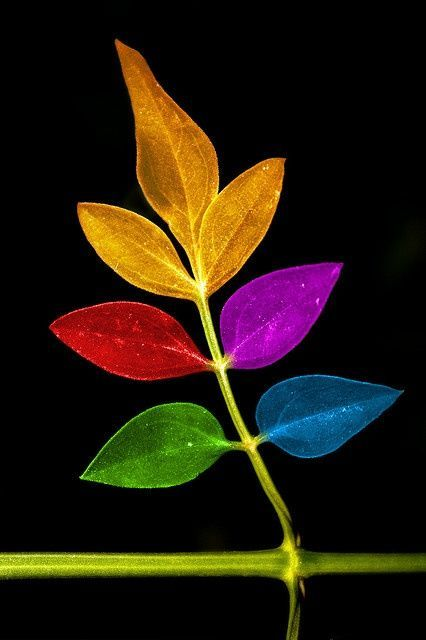
#> input picture data/leave.jpg, 426 x 640 px
$ python colorspace.py
#> lines starting #> are read from the running program, lines starting #| are printed output that depends on the picture
import cv2 as cv
import pathlib


base_dir = pathlib.Path(__file__).parent.parent.parent


# read image
image_path = str(base_dir.joinpath('data','leave.jpg'))
image = cv.imread(image_path)
#> image is the input picture: shape (640, 426, 3); mean B, G, R 13, 27.3, 37.9

# color conversion
img_gray = cv.cvtColor(image,cv.COLOR_BGR2GRAY)
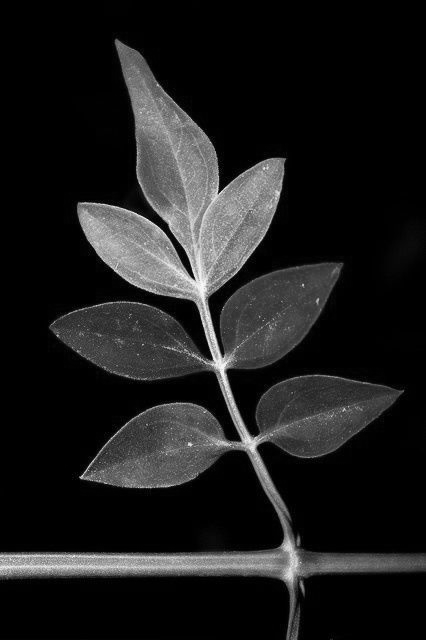
#> img_gray: shape (640, 426); min 0, max 251, mean 28.8
img_rgb = cv.cvtColor(image,cv.COLOR_BGR2RGB)
img_hsv = cv.cvtColor(image,cv.COLOR_BGR2HSV)
#> img_hsv: shape (640, 426, 3); mean H, S, V 24.9, 96.6, 44.5

# visualize
cv.imshow("image",image)
cv.imshow("gray",img_gray)
cv.imshow("rgb",img_rgb)
cv.imshow("hsv",img_hsv)
cv.waitKey(0)
cv.destroyAllWindows()
